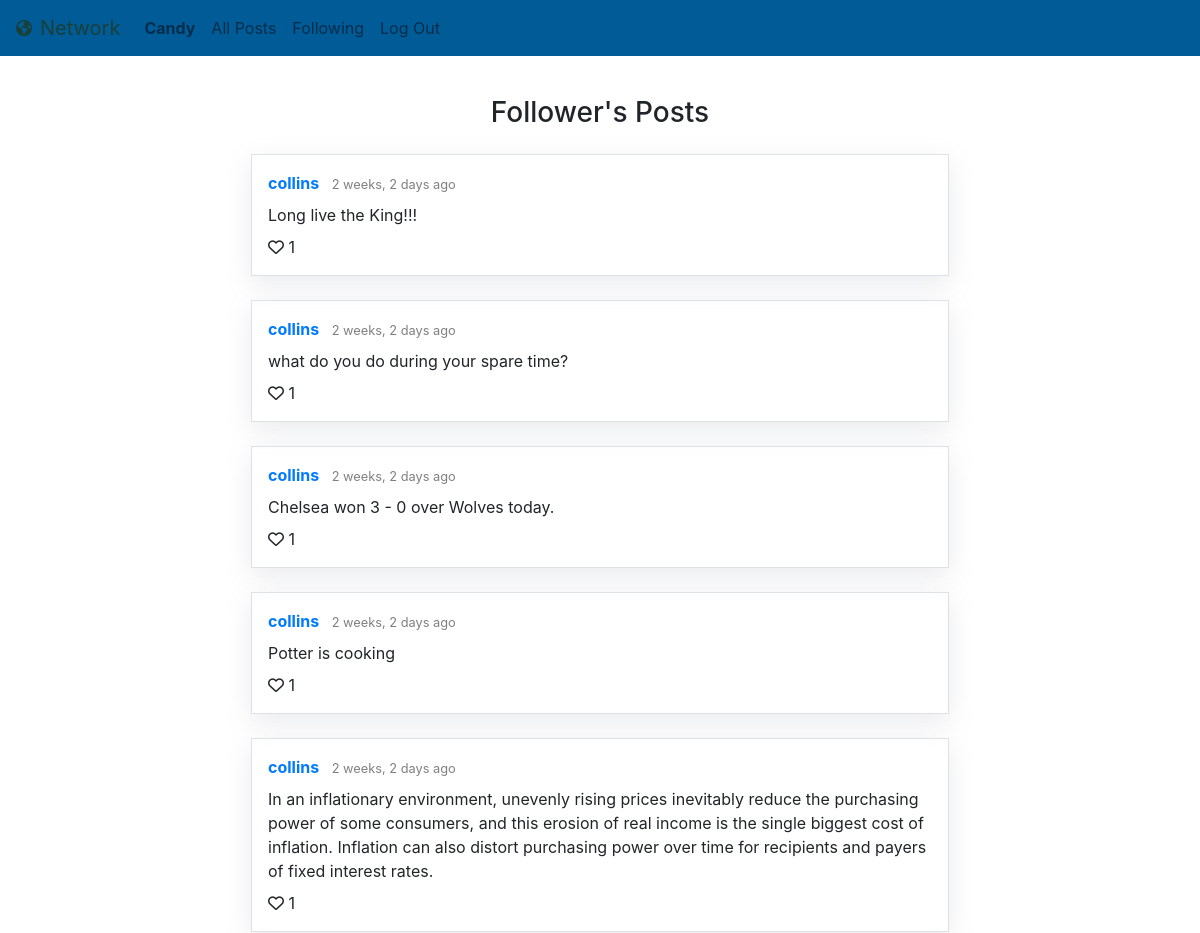
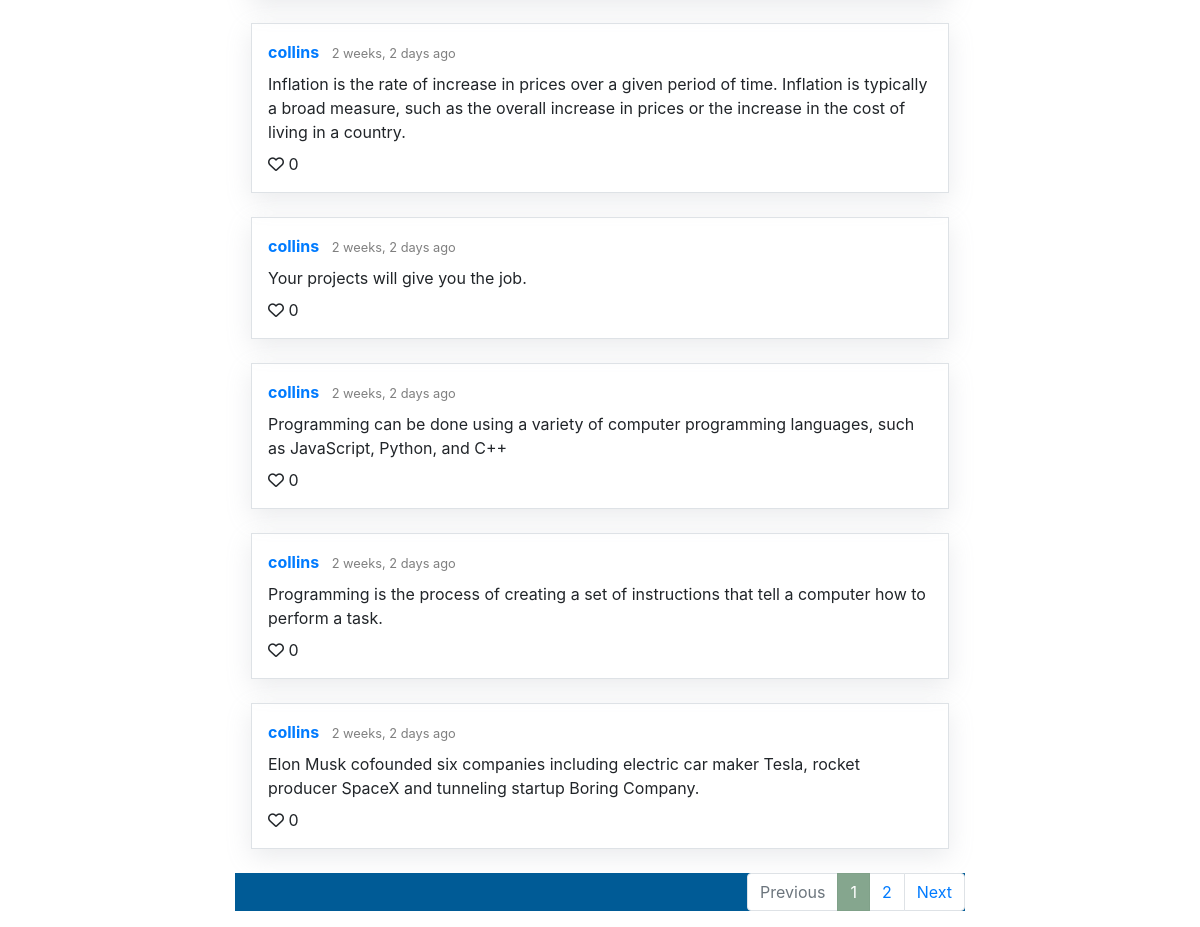
The page /following (signed in) on the database its author committed (2 pictures, top to bottom).
### network/models.py (models this page shows, shortened)
class User(AbstractUser):
    pass
    following = models.ManyToManyField("self", blank=True, related_name='followers', symmetrical=False)

class Post(models.Model):
    creator = models.ForeignKey(User, on_delete=models.CASCADE, related_name="posts")
    content = models.CharField(max_length=5000)
    timeCreated = models.DateTimeField(auto_now_add=True)
    liked_by = models.ManyToManyField(User, blank=True, related_name='likes')
    def likes(self):
        return self.liked_by.all().count()
    class Meta:
        ordering = ['-timeCreated']

### network/views.py (the view)
# urls.py: path('following', views.following, name="following"),
@login_required(login_url='login')
def following(request):
    following = User.objects.get(pk=request.user.id).following.all()
    following_ids = following.values_list('pk', flat=True)
    following_posts = Post.objects.filter(creator__in=following_ids)
    paginator = Paginator(following_posts, 10)
    page_number = request.GET.get('page', 1)
    page = paginator.get_page(page_number)  # the posts returned for each page is stored in page
    return render(request, "network/following.html", {
        "page_obj": page,
        "posts": following_posts,
        "next_url": get_next_url(page),
        "previous_url": get_previous_url(page)
    })

### network/util.py (called while the page is built)
def get_previous_url(page_obj):
    if page_obj.has_previous():
        previous_url = f'?page={page_obj.previous_page_number()}'
    else:
        previous_url = ''
    return previous_url

def get_next_url(page_obj):
    if page_obj.has_next():
        next_url = f"?page={page_obj.next_page_number()}"
    else:
        next_url = ''
    return next_url

### network/templates/network/following.html
{% extends "network/layout.html" %}
{% block body %}
    <div class="container">
        <div class="row justify-content-center">
            <div class="col-12 col-lg-8 mt-0 mt-sm-3 bg-white">
                <h3 class="pt-4 pb-3 text-center">Follower's Posts</h3>
                {% include "network/posts&pagination.html" %}
            </div>
        </div>
    </div>
{% endblock %}

### network/templates/network/layout.html (shortened to what this page needs)
{% load static %}
<!DOCTYPE html>
<html lang="en">
    <head>
        <link rel="stylesheet" href="https://stackpath.bootstrapcdn.com/bootstrap/4.4.1/css/bootstrap.min.css">
        <link href="{% static 'network/styles.css' %}" rel="stylesheet">
    </head>
    <body>
        <nav class="navbar navbar-expand-lg navbar-light">
            <i style="color: #194039;" class="fas fa-globe-americas pr-2"></i>
            <a style="color: #194039;" class="navbar-brand" href="#">Network</a>
            <div class="collapse navbar-collapse" id="navbarSupportedContent">
              <ul class="navbar-nav mr-auto">
                {% if user.is_authenticated %}
                    <li class="nav-item">
                        <a class="nav-link" href="{% url 'profile' user.id %}"><strong>{{ user.username }}</strong></a>
                    </li>
                {% endif %}
                <li class="nav-item">
                  <a class="nav-link" href="{% url 'index' %}">All Posts</a>
                </li>
                {% if user.is_authenticated %}
                    <li class="nav-item">
                        <a class="nav-link" href="{% url 'following' %}">Following</a>
                    </li>
                    <li class="nav-item">
                        <a class="nav-link" href="{% url 'logout' %}">Log Out</a>
                    </li>
                {% endif %}
              </ul>
            </div>
          </nav>
        <div class="body">
            {% block body %}
            {% endblock %}
        </div>
    </body>
</html>

### network/templates/network/posts&pagination.html (shortened to what this page needs)
{% load humanize %}
{% load static %}
    {% for post in page_obj.object_list %}
    <div class="border box-shadow-posts p-3 mb-4 mx-0 mx-md-3">
        <div class="pb-2" id="post_headline_{{ post.id }}">
            <a href="{% url 'profile' post.creator.id %}" class="green-link">
                <strong>{{ post.creator }}</strong>
            </a>
            <small class="pl-2 text-black-50">{{ post.timeCreated|naturaltime }}</small>
        </div>
        <div id="post_contentgroup_{{ post.id }}">
            <p id="post_content_{{ post.id }}" class="mb-2">{{ post.content }}</p>
        </div>
        <div id="post_likes_{{ post.id }}">
            {% if user.is_authenticated %}
                <i id="post_likeicon_{{ post.id }}" data-id="{{ post.id }}" class="likeicon likeicon-user fa-heart {% if user in post.liked_by.all %}fas{% else %}far{% endif %}"></i>
            {% else %}
                <i class="likeicon fa-heart {% if post.likes != 0 %}fas{% else %}far{% endif %}"></i>
            {% endif %}
            <span id="post_likecount_{{ post.id }}">{{ post.likes }}</span>
        </div>
    </div>
    {% empty %}
    <div class="p-3 mb-4 mx-0 mx-md-3">
        No Posts Found!
    </div>
    {% endfor %}
    {% if page_obj.object_list %}
        <nav aria-label="...">
            <ul class="pagination justify-content-end">
                <li class="page-item {% if not page_obj.has_previous %} disabled {% endif %}">
                    <a class="page-link pagination-green-inactive" href="{{ previous_url }}" tabindex="-1" aria-disabled="true">Previous</a>
                </li>
                {% for n in page_obj.paginator.page_range %}
                    {% if n == page_obj.number %}
                    <li class="page-item active" aria-current="page">
                        <span class="page-link" style="border-color: #80A189; background-color: #85A68E;">
                        {{ n }}
                        </span>
                    </li>
                    {% elif n < page_obj.number|add:3 and n > page_obj.number|add:-3 %}
                    <li class="page-item">
                        <a class="page-link pagination-green-inactive" href="{{GET_params.urlencode}}?page={{ n }}">{{ n }}</a>
                    </li>
                    {% endif %}
                {% endfor %}
                <li class="page-item {% if not page_obj.has_next %} disabled {% endif %}">
                    <a class="page-link pagination-green-inactive" href="{{ next_url }}">Next</a>
                </li>
            </ul>
        </nav>
    {% endif %}

### network/static/network/styles.css (style rules this page uses)
nav { background-color: #005b96; }
.box-shadow-posts { box-shadow: rgba(149, 157, 165, 0.2) 0px 8px 24px; }

### rows shown on the page
User: username "Candy"
Post: creator "collins", timeCreated "2 weeks, 2 days ago", content "Long live the King!!!", likes "1"
Post: creator "collins", timeCreated "2 weeks, 2 days ago", content "what do you do during your spare time?", likes "1"
Post: creator "collins", timeCreated "2 weeks, 2 days ago", content "Chelsea won 3 - 0 over Wolves today.", likes "1"
Post: creator "collins", timeCreated "2 weeks, 2 days ago", content "Potter is cooking", likes "1"
Post: creator "collins", timeCreated "2 weeks, 2 days ago", content "In an inflationary environment, unevenly rising prices inevitably reduce the purchasing power of some consumers, and this erosion of real income is the single biggest cost of inflation. Inflation can also distort purchasing power over time for recipients and payers of fixed interest rates.", likes "1"
Post: creator "collins", timeCreated "2 weeks, 2 days ago", content "Inflation is the rate of increase in prices over a given period of time. Inflation is typically a broad measure, such as the overall increase in prices or the increase in the cost of living in a country.", likes "0"
Post: creator "collins", timeCreated "2 weeks, 2 days ago", content "Your projects will give you the job.", likes "0"
Post: creator "collins", timeCreated "2 weeks, 2 days ago", content "Programming can be done using a variety of computer programming languages, such as JavaScript, Python, and C++", likes "0"
Post: creator "collins", timeCreated "2 weeks, 2 days ago", content "Programming is the process of creating a set of instructions that tell a computer how to perform a task.", likes "0"
Post: creator "collins", timeCreated "2 weeks, 2 days ago", content "Elon Musk cofounded six companies including electric car maker Tesla, rocket producer SpaceX and tunneling startup Boring Company.", likes "0"

### other values the page prints
{{ n }} "1"
{{ n }} "2"
